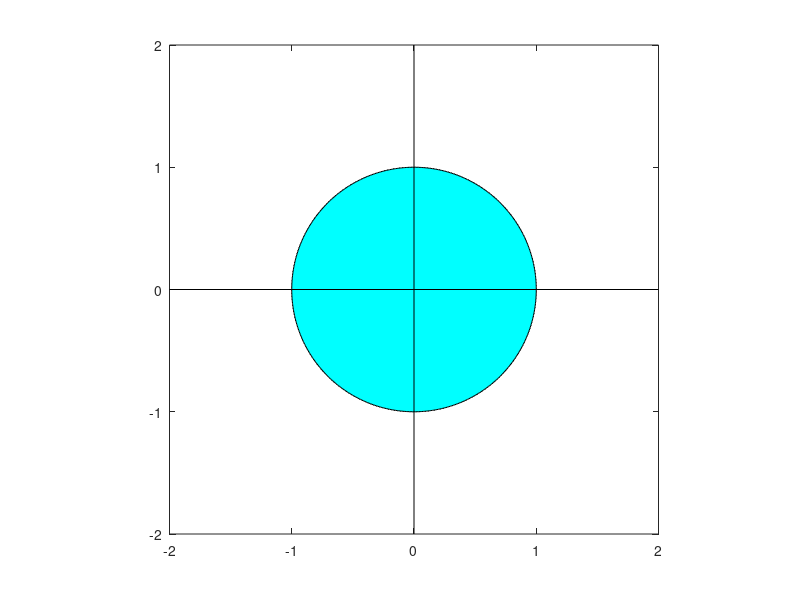

Write the MATLAB code that produced this figure. (Note: this script raises an error after producing the figure.)
function fig2_20

% FIGURE 2.20: Region of stable poles

clc
clear
fprintf ('Figure 2.20: Region of stable poles\n\n')

% Draw disk

figure
k = 0 : 500;
n = length(k);
r = ones(size(k));
theta = linspace (0,2*pi,n);
x = r .* cos(theta);
y = r .* sin(theta);
plot (x,y,':k')
hold on
fill (x,y,'c')
axis square
a = 2;
plot ([-a a],[0 0],'k',[0 0],[-a a],'k')
f_labels ('Region of stable poles (shaded)','Re(\it{z})','Im(\it{z})')
f_wait
